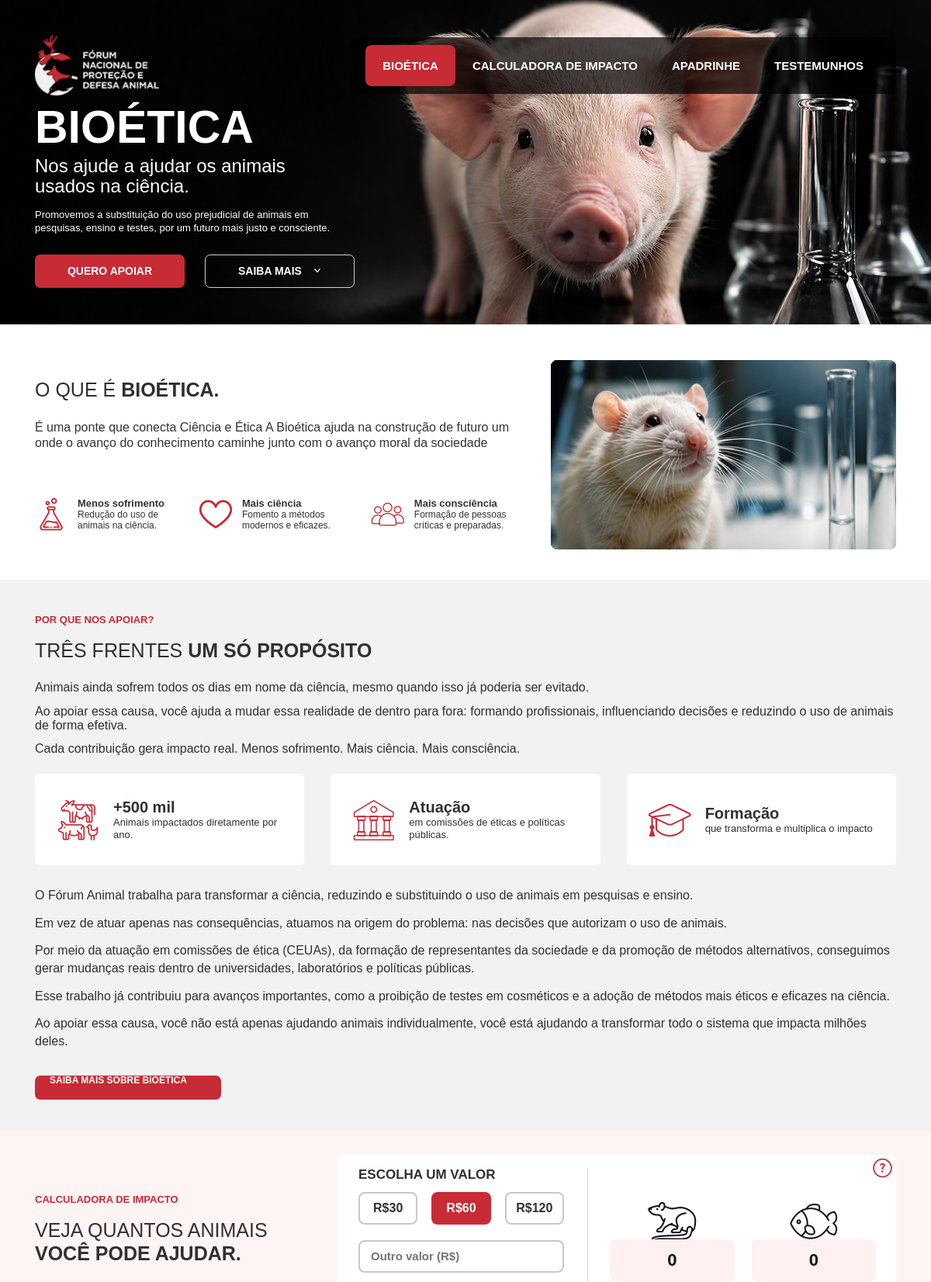
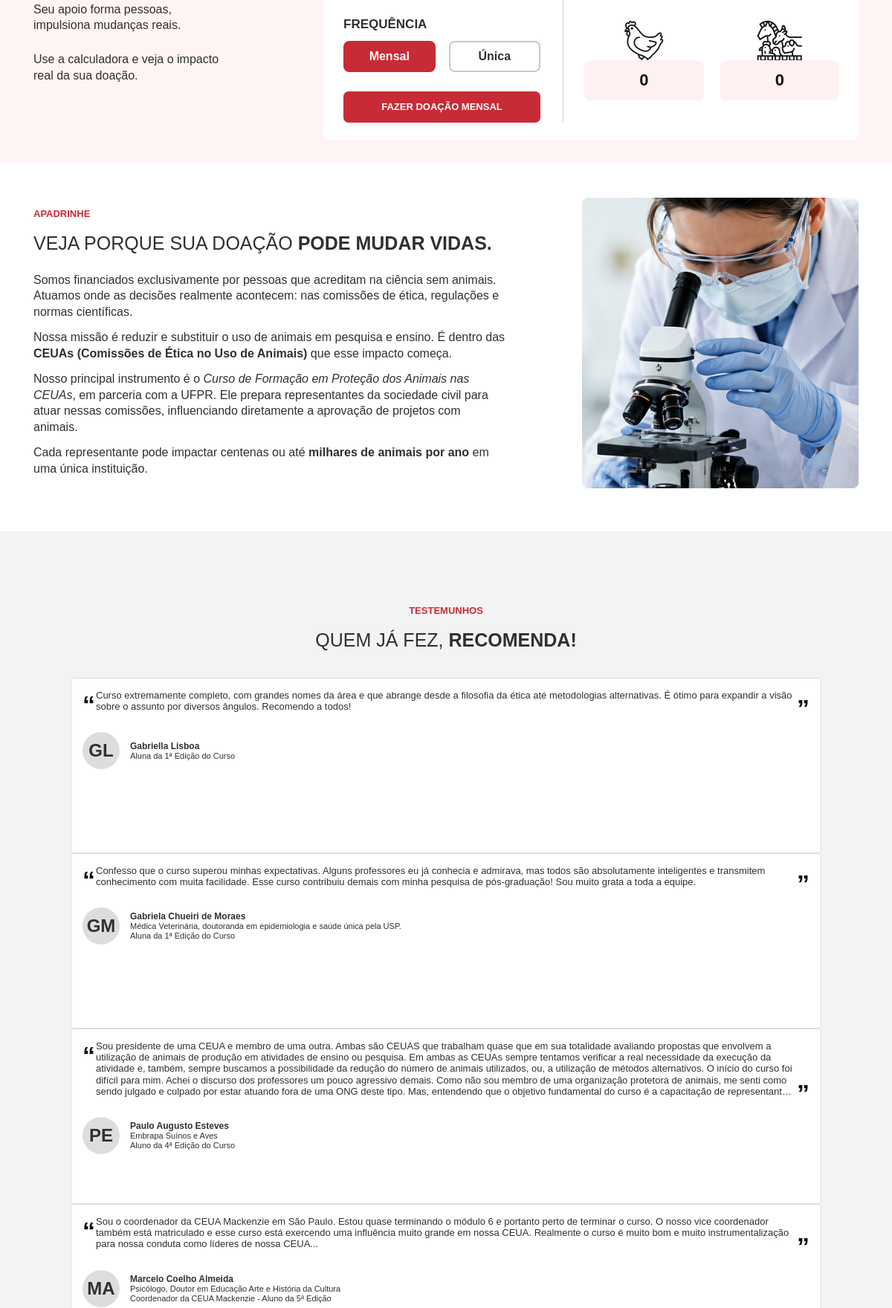
The page / (upper part) on the database its author committed (2 pictures, top to bottom).
### tables this page shows
CREATE TABLE `conteudo_banner_home` (
  `id` tinyint(4) NOT NULL DEFAULT 1,
  `titulo` varchar(255) NOT NULL,
  `subtitulo` varchar(500) NOT NULL,
  `texto` text NOT NULL,
  `updated_at` timestamp NOT NULL DEFAULT current_timestamp() ON UPDATE current_timestamp()
);

CREATE TABLE `conteudo_intro` (
  `id` tinyint(4) NOT NULL DEFAULT 1,
  `pretitulo` varchar(255) DEFAULT NULL,
  `titulo` varchar(255) NOT NULL,
  `titulo_destaque` varchar(255) NOT NULL,
  `texto` text NOT NULL,
  `imagem` varchar(255) NOT NULL DEFAULT 'images/imgRato.jpg',
  `t1_titulo` varchar(255) NOT NULL,
  `t1_texto` varchar(500) NOT NULL,
  `t2_titulo` varchar(255) NOT NULL,
  `t2_texto` varchar(500) NOT NULL,
  `t3_titulo` varchar(255) NOT NULL,
  `t3_texto` varchar(500) NOT NULL,
  `updated_at` timestamp NOT NULL DEFAULT current_timestamp() ON UPDATE current_timestamp()
);

CREATE TABLE `conteudo_apoiar` (
  `id` tinyint(3) UNSIGNED NOT NULL DEFAULT 1,
  `pretitulo` varchar(120) DEFAULT NULL,
  `titulo` text NOT NULL,
  `titulo_destaque` text NOT NULL,
  `texto1` longtext NOT NULL,
  `t1_titulo` text NOT NULL,
  `t1_texto` text NOT NULL,
  `t2_titulo` text NOT NULL,
  `t2_texto` text NOT NULL,
  `t3_titulo` text NOT NULL,
  `t3_texto` text NOT NULL,
  `texto2` longtext NOT NULL,
  `botao_texto` varchar(120) NOT NULL,
  `botao_link` varchar(255) NOT NULL,
  `botao_target` varchar(10) NOT NULL DEFAULT '_self'
);

CREATE TABLE `conteudo_apadrinhe` (
  `id` tinyint(3) UNSIGNED NOT NULL DEFAULT 1,
  `pretitulo` varchar(120) DEFAULT NULL,
  `titulo` text NOT NULL,
  `titulo_destaque` text NOT NULL,
  `texto` longtext NOT NULL,
  `imagem` varchar(255) NOT NULL DEFAULT 'images/imgCientista.jpg'
);

CREATE TABLE `testemunhos` (
  `id` int(11) NOT NULL,
  `nome` varchar(255) NOT NULL,
  `profissao` varchar(255) DEFAULT NULL,
  `edicao` varchar(255) NOT NULL,
  `texto` text NOT NULL,
  `created_at` timestamp NOT NULL DEFAULT current_timestamp()
);

### pages/inicio/index.php (the view, shortened to what the rows shown need)
<?php
require_once ROOT . '/config/database.php';
try {
    $stmtT = getDbConnection()->query("SELECT * FROM testemunhos ORDER BY id ASC");
    $testemunhosDb = $stmtT->fetchAll(PDO::FETCH_ASSOC);
} catch (Exception $e) {
    $testemunhosDb = [];
}
$bh = ['titulo' => 'Bioética', 'subtitulo' => 'Nos ajude a ajudar os animais usados na ciência.', 'texto' => 'Promovemos a substituição do uso prejudicial de animais em pesquisas, ensino e testes, por um futuro mais justo e consciente.'];
try { $r = getDbConnection()->query("SELECT * FROM conteudo_banner_home WHERE id = 1")->fetch(); if ($r) $bh = $r; } catch (Exception $e) {}
$ci = ['pretitulo' => null, 'titulo' => 'O que é', 'titulo_destaque' => 'bioética.', 'texto' => "É uma ponte que conecta Ciência e Ética\nA Bioética ajuda na construção de futuro um onde o avanço do conhecimento caminhe junto com o avanço moral da sociedade", 'imagem' => 'images/imgRato.jpg', 't1_titulo' => 'Menos sofrimento', 't1_texto' => 'Redução do uso de animais na ciência.', 't2_titulo' => 'Mais ciência', 't2_texto' => 'Fomento a métodos modernos e eficazes.', 't3_titulo' => 'Mais consciência', 't3_texto' => 'Formação de pessoas críticas e preparadas.'];
try { $r = getDbConnection()->query("SELECT * FROM conteudo_intro WHERE id = 1")->fetch(); if ($r) $ci = $r; } catch (Exception $e) {}
$cp = ['pretitulo' => 'Por que nos apoiar?', 'titulo' => 'Três frentes', 'titulo_destaque' => 'um só propósito', 'texto1' => '<p>Animais ainda sofrem todos os dias em nome da ciência, mesmo quando isso já poderia ser evitado.</p><p>Ao apoiar essa causa, você ajuda a mudar essa realidade de dentro para fora: formando profissionais, influenciando decisões e reduzindo o uso de animais de forma efetiva.</p><p>Cada contribuição gera impacto real. Menos sofrimento. Mais ciência. Mais consciência.</p>', 't1_titulo' => '+500 mil', 't1_texto' => 'Animais impactados diretamente por ano.', 't2_titulo' => 'Atuação', 't2_texto' => 'em comissões de éticas e políticas públicas.', 't3_titulo' => 'Formação', 't3_texto' => 'que transforma e multiplica o impacto', 'texto2' => '<p>O Fórum Animal trabalha para transformar a ciência, reduzindo e substituindo o uso de animais em pesquisas e ensino.</p><p>Em vez de atuar apenas nas consequências, atuamos na origem do problema: nas decisões que autorizam o uso de animais.</p><p>Por meio da atuação em comissões de ética (CEUAs), da formação de representantes da sociedade e da promoção de métodos alternativos, conseguimos gerar mudanças reais dentro de universidades, laboratórios e políticas públicas.</p><p>Esse trabalho já contribuiu para avanços importantes, como a proibição de testes em cosméticos e a adoção de métodos mais éticos e eficazes na ciência.</p><p>Ao apoiar essa causa, você não está apenas ajudando animais individualmente, você está ajudando a transformar todo o sistema que impacta milhões deles.</p>', 'botao_texto' => 'Saiba mais sobre bioética', 'botao_link' => '#bioetica'];
try { $r = getDbConnection()->query("SELECT * FROM conteudo_apoiar WHERE id = 1")->fetch(); if ($r) $cp = $r; } catch (Exception $e) {}
$ca = ['pretitulo' => 'Apadrinhe', 'titulo' => 'Veja porque sua doação', 'titulo_destaque' => 'pode mudar vidas.', 'texto' => '<p>Somos financiados exclusivamente por pessoas que acreditam na ciência sem animais. Atuamos onde as decisões realmente acontecem: nas comissões de ética, regulações e normas científicas.</p><p>Nossa missão é reduzir e substituir o uso de animais em pesquisa e ensino. É dentro das <strong>CEUAs (Comissões de Ética no Uso de Animais)</strong> que esse impacto começa.</p><p>Nosso principal instrumento é o <em>Curso de Formação em Proteção dos Animais nas CEUAs</em>, em parceria com a UFPR. Ele prepara representantes da sociedade civil para atuar nessas comissões, influenciando diretamente a aprovação de projetos com animais.</p><p>Cada representante pode impactar centenas ou até <strong>milhares de animais por ano</strong> em uma única instituição.</p>', 'imagem' => 'images/imgCientista.jpg'];
try { $r = getDbConnection()->query("SELECT * FROM conteudo_apadrinhe WHERE id = 1")->fetch(); if ($r) $ca = $r; } catch (Exception $e) {}
function quillInline($html) {
    $html = trim($html);
    $html = preg_replace('/^<p>(.*)<\/p>$/s', '$1', $html);
    return $html;
}
function testimonialInitials($nome) {
    $words = preg_split('/\s+/', trim($nome));
    $a = mb_strtoupper(mb_substr($words[0], 0, 1, 'UTF-8'), 'UTF-8');
    $b = count($words) > 1 ? mb_strtoupper(mb_substr(end($words), 0, 1, 'UTF-8'), 'UTF-8') : '';
    return $a . $b;
}
?>
<!DOCTYPE html>
<html lang="pt-BR">
<head>
<?php include ROOT . '/includes/assets.php';?>
</head>
<body>
<?php include ROOT . '/includes/header/header.php';?>
<main class="home">
    <section class="homeHero">
        <div class="container">
            <div class="homeHero__content">
                <h1 class="homeHero__title"><?= quillInline($bh['titulo']) ?></h1>
                <p class="homeHero__subtitle"><?= quillInline($bh['subtitulo']) ?></p>
                <div class="homeHero__text"><?= $bh['texto'] ?></div>
                <div class="homeHero__actions">
                    <a class="homeButton homeButton--primary" href="#calculadora">Quero apoiar</a>
                    <a class="homeButton homeButton--outline" href="#bioetica">Saiba mais <i class="icon icon-arrowDoiwn" aria-hidden="true"></i></a>
                </div>
            </div>
        </div>
    </section>
    <section class="homeIntro" id="bioetica">
        <div class="container">
            <div class="row align-items-center">
                <div class="col-lg-7">
                    <div class="homeIntro__content">
                        <h2 class="homeTitle"><?= quillInline($ci['titulo']) ?> <strong><?= quillInline($ci['titulo_destaque']) ?></strong></h2>
                        <div class="homeIntro__lead"><?= $ci['texto'] ?></div>
                        <div class="homeIntro__pillars">
                            <div class="homePillar">
                                <i class="icon icon-menossofrimento homePillar__icon" aria-hidden="true"></i>
                                <p class="homePillar__text"><strong><?= quillInline($ci['t1_titulo']) ?></strong><?= quillInline($ci['t1_texto']) ?></p>
                            </div>
                            <div class="homePillar">
                                <i class="icon icon-maisciencia homePillar__icon" aria-hidden="true"></i>
                                <p class="homePillar__text"><strong><?= quillInline($ci['t2_titulo']) ?></strong><?= quillInline($ci['t2_texto']) ?></p>
                            </div>
                            <div class="homePillar">
                                <i class="icon icon-maisconciencia homePillar__icon" aria-hidden="true"></i>
                                <p class="homePillar__text"><strong><?= quillInline($ci['t3_titulo']) ?></strong><?= quillInline($ci['t3_texto']) ?></p>
                            </div>
                        </div>
                    </div>
                </div>
                <div class="col-lg-5">
                    <img class="homeIntro__image" src="<?= BASE_URL . '/' . htmlspecialchars($ci['imagem']) ?>" alt="Rato em ambiente de laboratório">
                </div>
            </div>
        </div>
    </section>
    <section class="homeSupport">
        <div class="container">
            <?php if (!empty($cp['pretitulo'])): ?>
            <p class="homeEyebrow"><?= htmlspecialchars($cp['pretitulo']) ?></p>
            <?php endif; ?>
            <h2 class="homeTitle"><?= quillInline($cp['titulo']) ?> <strong><?= quillInline($cp['titulo_destaque']) ?></strong></h2>
            <div class="homeSupport__paragraphs"><?= $cp['texto1'] ?></div>
            <div class="homeSupport__cards">
                <article class="homeImpactCard">
                    <i class="icon icon-livestock homeImpactCard__icon" aria-hidden="true"></i>
                    <p class="homeImpactCard__text"><strong><?= quillInline($cp['t1_titulo']) ?></strong><?= quillInline($cp['t1_texto']) ?></p>
                </article>
                <article class="homeImpactCard">
                    <i class="icon icon-atuacao homeImpactCard__icon" aria-hidden="true"></i>
                    <p class="homeImpactCard__text"><strong><?= quillInline($cp['t2_titulo']) ?></strong><?= quillInline($cp['t2_texto']) ?></p>
                </article>
                <article class="homeImpactCard">
                    <i class="icon icon-formacao homeImpactCard__icon" aria-hidden="true"></i>
                    <p class="homeImpactCard__text"><strong><?= quillInline($cp['t3_titulo']) ?></strong><?= quillInline($cp['t3_texto']) ?></p>
                </article>
            </div>
            <div class="homeSupport__textBlock"><?= $cp['texto2'] ?></div>
            <?php $cpTarget = ($cp['botao_target'] ?? '_self') === '_blank' ? '_blank' : '_self'; ?>
            <a class="homeButton homeButton--primary homeSupport__button"
               href="<?= htmlspecialchars($cp['botao_link']) ?>"
               target="<?= $cpTarget ?>"<?= $cpTarget === '_blank' ? ' rel="noopener noreferrer"' : '' ?>><?= htmlspecialchars($cp['botao_texto']) ?></a>
        </div>
    </section>
    <section class="homeCalculator" id="calculadora">
        <div class="container">
            <div class="row align-items-center">
                <div class="col-lg-4">
                    <p class="homeEyebrow">Calculadora de impacto</p>
                    <h2 class="homeTitle">Veja quantos animais <strong>você pode ajudar.</strong></h2>
                    <p class="homeCalculator__text">Seu apoio forma pessoas, impulsiona mudanças reais.</p>
                    <p class="homeCalculator__text">Use a calculadora e veja o impacto real da sua doação.</p>
                </div>
                <div class="col-lg-8">
                    <div class="homeCalculator__panel">
                        <div class="homeCalculator__form">
                            <h3 class="homeCalculator__label">Escolha um valor</h3>
                            <div class="homeCalculator__values">
                                <button class="homeCalculator__value" type="button">R$30</button>
                                <button class="homeCalculator__value homeCalculator__value--active" type="button">R$60</button>
                                <button class="homeCalculator__value" type="button">R$120</button>
                            </div>
                            <input class="homeCalculator__input" type="text" placeholder="Outro valor (R$)" aria-label="Outro valor">
                            <h3 class="homeCalculator__label homeCalculator__label--spacing">Frequência</h3>
                            <div class="homeCalculator__frequency">
                                <button class="homeCalculator__frequencyButton homeCalculator__frequencyButton--active" type="button">Mensal</button>
                                <button class="homeCalculator__frequencyButton" type="button">Única</button>
                            </div>
                            <a class="homeButton homeButton--primary homeCalculator__donate" href="#">FAZER DOAÇÃO MENSAL</a>
                        </div>
                        <div class="homeCalculator__result">
                            <div class="homeCalculator__tooltip">
                                <i class="icon icon-interrogacao homeCalculator__help" aria-hidden="true"></i>
                            </div>
                            <div class="homeAnimalResult"><i class="icon icon-rato homeAnimalResult__icon" aria-hidden="true"></i><strong class="homeAnimalResult__number">0</strong></div>
                            <div class="homeAnimalResult"><i class="icon icon-peixe homeAnimalResult__icon" aria-hidden="true"></i><strong class="homeAnimalResult__number">0</strong></div>
                            <div class="homeAnimalResult"><i class="icon icon-galinha homeAnimalResult__icon" aria-hidden="true"></i><strong class="homeAnimalResult__number">0</strong></div>
                            <div class="homeAnimalResult"><i class="icon icon-outros homeAnimalResult__icon" aria-hidden="true"></i><strong class="homeAnimalResult__number">0</strong></div>
                        </div>
                    </div>
                </div>
            </div>
        </div>
    </section>
    <section class="homeSponsor" id="apadrinhe">
        <div class="container">
            <div class="row align-items-center">
                <div class="col-lg-7">
                    <?php if (!empty($ca['pretitulo'])): ?>
                    <p class="homeEyebrow"><?= htmlspecialchars($ca['pretitulo']) ?></p>
                    <?php endif; ?>
                    <h2 class="homeTitle"><?= quillInline($ca['titulo']) ?> <strong><?= quillInline($ca['titulo_destaque']) ?></strong></h2>
                    <div class="homeSponsor__text"><?= $ca['texto'] ?></div>
                </div>
                <div class="col-lg-5">
                    <img class="homeSponsor__image" src="<?= BASE_URL . '/' . htmlspecialchars($ca['imagem']) ?>" alt="Cientista usando microscópio">
                </div>
            </div>
        </div>
    </section>
    <section class="homeTestimonials" id="testemunhos">
        <div class="container">
            <p class="homeEyebrow homeEyebrow--center">Testemunhos</p>
            <h2 class="homeTitle homeTitle--center">Quem já fez, <strong>recomenda!</strong></h2>
            <div class="homeTestimonials__slider">
            <?php if (!empty($testemunhosDb)): ?>
                <?php foreach ($testemunhosDb as $t): ?>
                <div class="homeTestimonials__slide">
                    <article class="homeTestimonial">
                        <div class="homeTestimonial__quote"><?= $t['texto'] ?></div>
                        <div class="homeTestimonial__author">
                            <span class="homeTestimonial__avatar"><?= testimonialInitials($t['nome']) ?></span>
                            <p class="homeTestimonial__name">
                                <strong><?= htmlspecialchars($t['nome']) ?></strong>
                                <?= $t['profissao'] ? htmlspecialchars($t['profissao']) . '<br>' : '' ?>
                                <?= htmlspecialchars($t['edicao']) ?>
                            </p>
                        </div>
                    </article>
                </div>
                <?php endforeach; ?>
            <?php endif; ?>
            </div>
        </div>
    </section>
</main>
</body>
</html>

### rows shown on the page
conteudo_banner_home: titulo "BIOÉTICA Nos ajude a ajudar os animais usados na ciência.", texto "Promovemos a substituição do uso prejudicial de animais em pesquisas, ensino e testes, por um futuro mais justo e consciente."
conteudo_intro: titulo "O QUE É BIOÉTICA. Menos sofrimento Redução do uso de animais na ciência. Mais ciência Fomento a métodos modernos e eficazes. Mais consciência Formação de pessoas críticas e preparadas.", texto "É uma ponte que conecta Ciência e Ética A Bioética ajuda na construção de futuro um onde o avanço do conhecimento caminhe junto com o avanço moral da sociedade", imagem (picture)
conteudo_apoiar: pretitulo "POR QUE NOS APOIAR?", titulo "TRÊS FRENTES UM SÓ PROPÓSITO +500 mil Animais impactados diretamente por ano. Atuação em comissões de éticas e políticas públicas. Formação que transforma e multiplica o impacto", texto1 "Animais ainda sofrem todos os dias em nome da ciência, mesmo quando isso já poderia ser evitado. Ao apoiar essa causa, você ajuda a mudar essa realidade de dentro para fora: formando profissionais, influenciando decisões e reduzindo o uso de animais de forma efetiva. Cada contribuição gera impacto real. Menos sofrimento. Mais ciência. Mais consciência.", texto2 "O Fórum Animal trabalha para transformar a ciência, reduzindo e substituindo o uso de animais em pesquisas e ensino. Em vez de atuar apenas nas consequências, atuamos na origem do problema: nas decisões que autorizam o uso de animais. Por meio da atuação em comissões de ética (CEUAs), da formação de representantes da sociedade e da promoção de métodos alternativos, conseguimos gerar mudanças reais dentro de universidades, laboratórios e políticas públicas. Esse trabalho já contribuiu para avanços importantes, como a proibição de testes em cosméticos e a adoção de métodos mais éticos e eficazes na ciência. Ao apoiar essa causa, você não está apenas ajudando animais individualmente, você está…", botao_texto "SAIBA MAIS SOBRE BIOÉTICA"
conteudo_apadrinhe: pretitulo "APADRINHE", titulo "VEJA PORQUE SUA DOAÇÃO PODE MUDAR VIDAS.", texto "Somos financiados exclusivamente por pessoas que acreditam na ciência sem animais. Atuamos onde as decisões realmente acontecem: nas comissões de ética, regulações e normas científicas. Nossa missão é reduzir e substituir o uso de animais em pesquisa e ensino. É dentro das CEUAs (Comissões de Ética no Uso de Animais) que esse impacto começa. Nosso principal instrumento é o Curso de Formação em Proteção dos Animais nas CEUAs , em parceria com a UFPR. Ele prepara representantes da sociedade civil para atuar nessas comissões, influenciando diretamente a aprovação de projetos com animais. Cada representante pode impactar centenas ou até milhares de animais por ano em uma única instituição.", imagem (picture)
testemunhos: texto "Curso extremamente completo, com grandes nomes da área e que abrange desde a filosofia da ética até metodologias alternativas. É ótimo para expandir a visão sobre o assunto por diversos ângulos. Recomendo a todos!", nome "GL", nome "Gabriella Lisboa", edicao "Aluna da 1ª Edição do Curso"
testemunhos: texto "Confesso que o curso superou minhas expectativas. Alguns professores eu já conhecia e admirava, mas todos são absolutamente inteligentes e transmitem conhecimento com muita facilidade. Esse curso contribuiu demais com minha pesquisa de pós-graduação! Sou muito grata a toda a equipe.", nome "GM", nome "Gabriela Chueiri de Moraes", profissao "Médica Veterinária, doutoranda em epidemiologia e saúde única pela USP.", edicao "Aluna da 1ª Edição do Curso"
testemunhos: texto "Sou presidente de uma CEUA e membro de uma outra. Ambas são CEUAS que trabalham quase que em sua totalidade avaliando propostas que envolvem a utilização de animais de produção em atividades de ensino ou pesquisa. Em ambas as CEUAs sempre tentamos verificar a real necessidade da execução da atividade e, também, sempre buscamos a possibilidade da redução do número de animais utilizados, ou, a utilização de métodos alternativos. O início do curso foi difícil para mim. Achei o discurso dos professores um pouco agressivo demais. Como não sou membro de uma organização protetora de animais, me senti como sendo julgado e culpado por estar atuando fora de uma ONG deste tipo. Mas, entendendo que o…", nome "PE", nome "Paulo Augusto Esteves", profissao "Embrapa Suínos e Aves", edicao "Aluno da 4ª Edição do Curso"
testemunhos: texto "Sou o coordenador da CEUA Mackenzie em São Paulo. Estou quase terminando o módulo 6 e portanto perto de terminar o curso. O nosso vice coordenador também está matriculado e esse curso está exercendo uma influência muito grande em nossa CEUA. Realmente o curso é muito bom e muito instrumentalização para nossa conduta como líderes de nossa CEUA...", nome "MA", nome "Marcelo Coelho Almeida", profissao "Psicólogo, Doutor em Educação Arte e História da Cultura", edicao "Coordenador da CEUA Mackenzie - Aluno da 5ª Edição"
